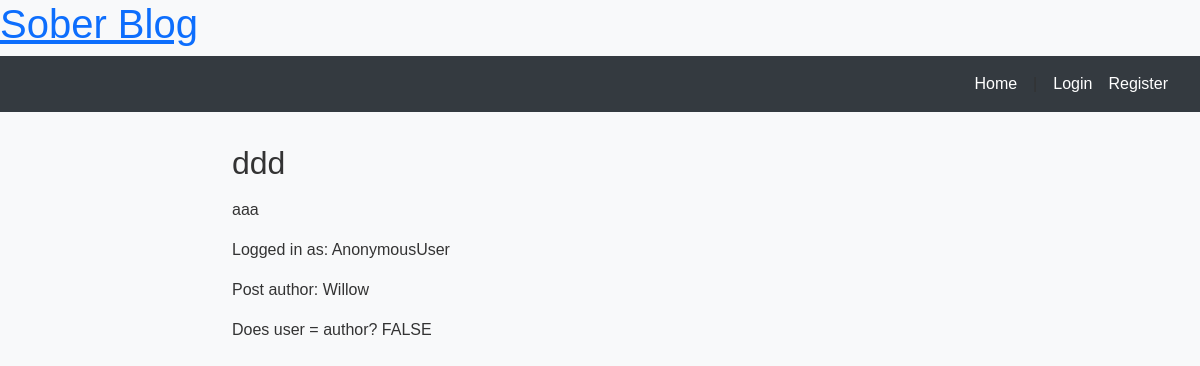
The page /post/13/ on the database its author committed.
### blog/models.py (models this page shows, shortened)
class Post(models.Model):
    title = models.CharField(max_length=200)
    content = models.TextField()
    created_at = models.DateTimeField(auto_now_add=True)
    author = models.ForeignKey(User, on_delete=models.CASCADE)

### blog/views.py (the view)
# urls.py: path('post/<int:post_id>/', views.post_detail, name='post_detail'),
def post_detail(request, post_id):
    post = get_object_or_404(Post, id=post_id)
    return render(request, 'blog/post_detail.html', {'post': post})

### blog/templates/blog/post_detail.html (shortened to what this page needs)
{% extends "blog/base.html" %}
{% block content %}
  <h2>{{ post.title }}</h2>
  <p>{{ post.content|linebreaks }}</p>
  <p> Logged in as: {{ user }}</p>
  <p> Post author: {{ post.author }}</p>
  {% if user == post.author %}
    <p>Does user = author? TRUE</p>
  {% else %}
    <p>Does user = author? FALSE</p>
  {% endif %}
{% endblock %}

### static/css/style.css (style rules this page uses)
body { font-family: 'Helvetica', sans-serif; margin: 0; padding: 0; background-color: #f8f9fa; color: #333; }

### rows shown on the page
Post: title "ddd", content "aaa", author "Willow"

### other values the page prints
{{ user }} "AnonymousUser"
